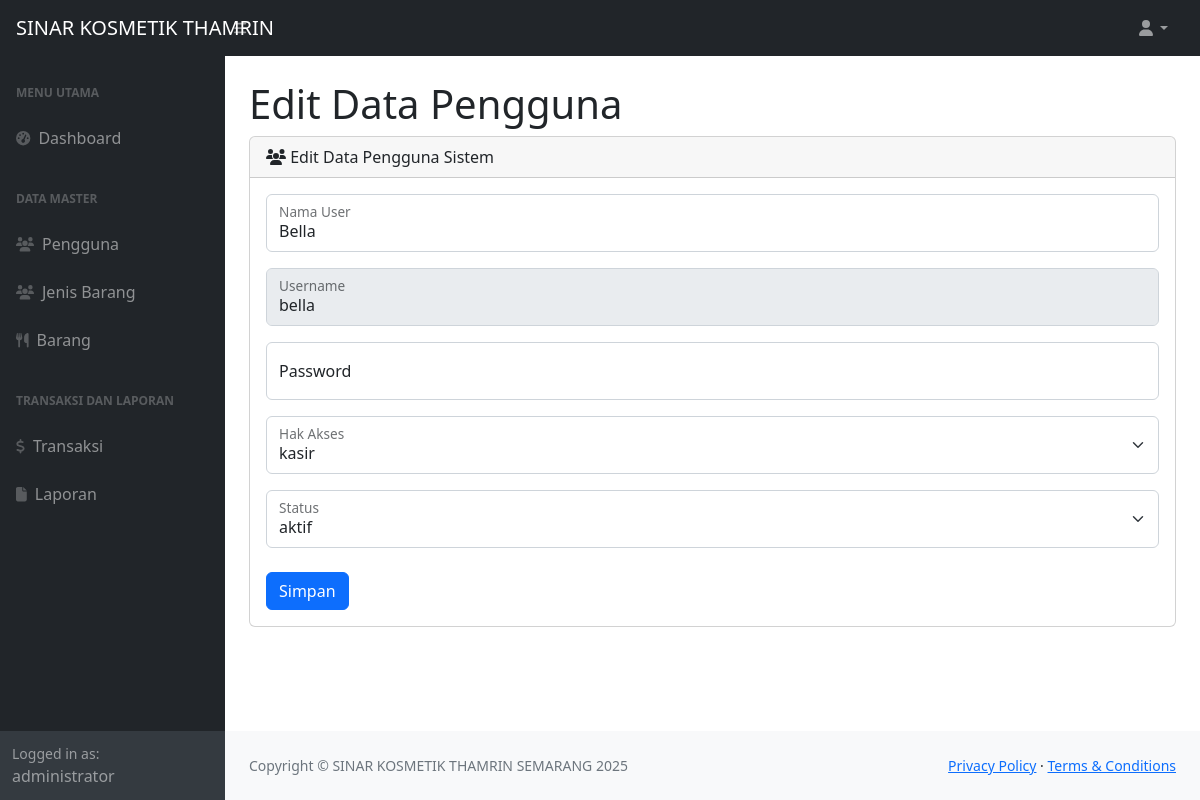
The app's page /administrator/index.php?page=editpengguna&id=1 (signed in) with its own data.
### tables this page shows
CREATE TABLE `pengguna` (
  `iduser` int NOT NULL,
  `namauser` varchar(30) NOT NULL,
  `username` varchar(30) NOT NULL,
  `password` varchar(50) NOT NULL,
  `hakakses` varchar(100) NOT NULL,
  `status` varchar(5) NOT NULL
);

### administrator/editpengguna.php (the view, shortened to what this page needs)
<?php
$id = mysqli_real_escape_string($sambung, $_GET["id"]);
$qdata = mysqli_query($sambung, "SELECT * FROM pengguna WHERE iduser='$id'");
$data = mysqli_fetch_array($qdata);
?>
<div class="container-fluid px-4">
    <h1 class="mt-4">Edit Data Pengguna</h1>
    <div class="col-xl-12">
        <div class="card mb-4">
            <div class="card-header">
                <i class="fas fa-users"></i>
                Edit Data Pengguna Sistem
            </div>
            <div class="card-body">
                <form action="proseseditpengguna.php" method="post">
                    <div class="form-floating mb-3">
                        <input class="form-control" id="namauser" name="namauser" type="text" placeholder="Nama User" value="<?php echo $data["namauser"]; ?>" required />
                        <label for="Inputnamauser">Nama User</label>
                    </div>
                    <div class="form-floating mb-3">
                        <input class="form-control" id="username" name="username" type="text" placeholder="Username" value="<?php echo $data["username"]; ?>" disabled />
                        <label for="inputusername">Username</label>
                    </div>
                    <div class="form-floating mb-3">
                        <input class="form-control" id="password" name="password" type="password" placeholder="Password" />
                        <label for="inputPassword">Password</label>
                    </div>
                    <div class="form-floating mb-3">
                        <select class="form-select" id="hakakses" name="hakakses" aria-label="Default select example" required>
                            <option selected value="<?php echo $data["hakakses"]; ?>"><?php echo $data["hakakses"]; ?></option>
                        </select>
                        <label for="Hak Akses">Hak Akses</label>
                    </div>
                    <div class="form-floating mb-3">
                        <select class="form-select" id="status" name="status" aria-label="Default select example" required>
                            <option selected value="<?php echo $data["status"]; ?>"><?php echo $data["status"]; ?></option>
                        </select>
                        <label for="Status">Status</label>
                    </div>
                    <div class="d-flex align-items-center justify-content-between mt-4 mb-0">
                        <button class="btn btn-primary" type="submit" name="login">Simpan</button>
                    </div>
                </form>
            </div>
        </div>
    </div>
</div>

### records on screen
pengguna: namauser "Bella", username "bella", hakakses "kasir", status "aktif"

### other values on screen
$_SESSION["hakakses"] "administrator"
